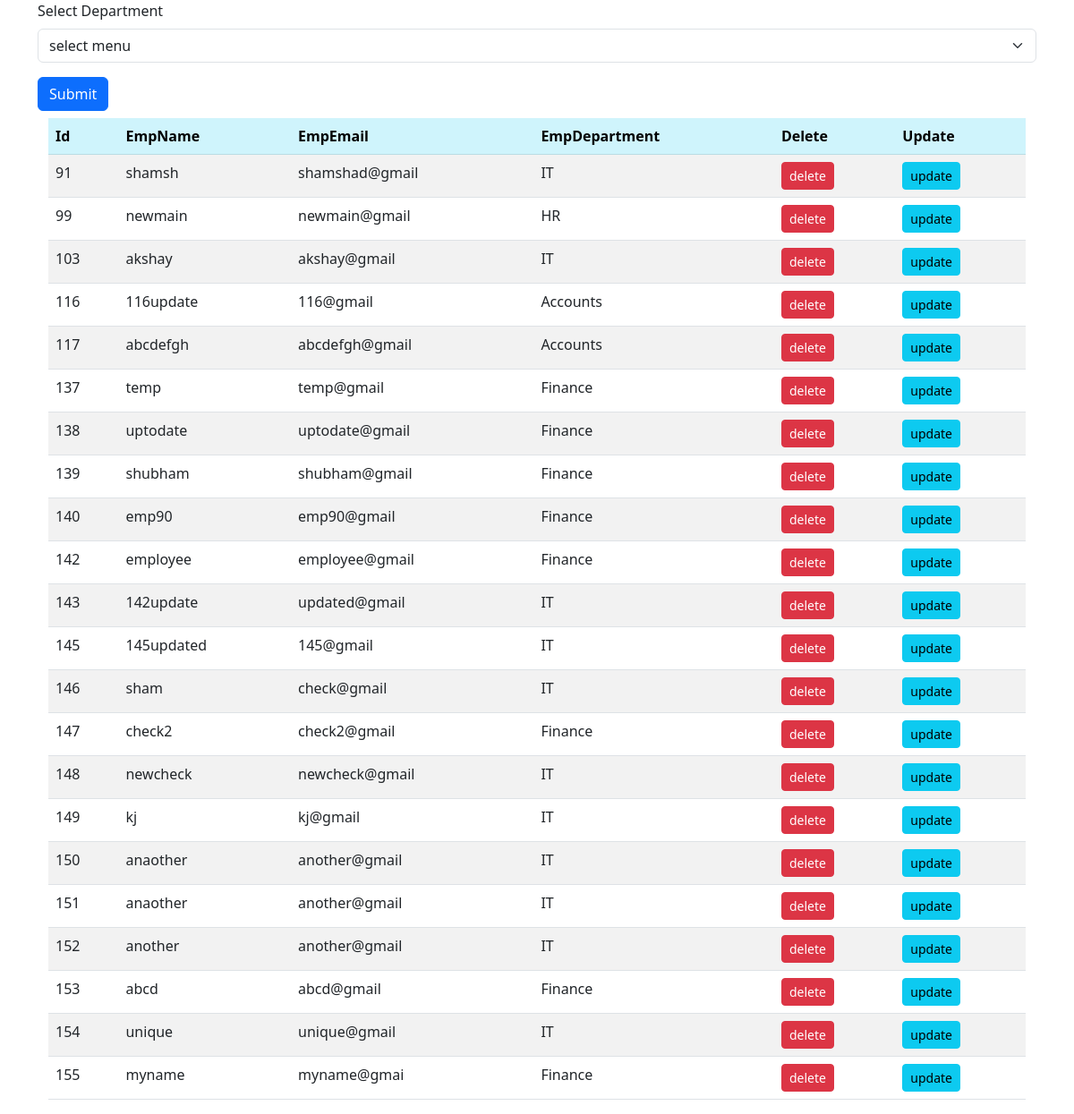
/index, run on the app's committed database.
### empIncentivedet/models.py (models this page shows, shortened)
class employee(models.Model):
    EmpName = models.CharField(max_length=200)
    EmpEmail = models.CharField(max_length=200)
    EmpPass = models.CharField(max_length=100, default="")
    EmpDepartment = models.CharField(max_length=50, choices=(
        ('IT', 'IT'), ('HR', 'HR'), ('Accounts', 'Accounts'), ('Finance', 'Fianace')))
    EmpDescription = models.TextField()
    EmpFile = models.FileField(upload_to='media')

### empIncentivedet/views.py (the view)
# urls.py: path('index', views.index, name='index'),
def index(request, id=None):
    response = employeeViewSet()
    answer = response.queryset.values()
    cur_department = ''
    if request.method == "POST":
        cur_department = request.POST['empdepartment']
    if cur_department == "all":
        answer = response.queryset.values()
    elif cur_department == 'IT':
        answer = employee.objects.filter(EmpDepartment=cur_department)
    elif cur_department == 'HR':
        answer = employee.objects.filter(EmpDepartment=cur_department)
    elif cur_department == 'Accounts':
        answer = employee.objects.filter(EmpDepartment=cur_department)
    elif cur_department == 'Finance':
        answer = employee.objects.filter(EmpDepartment=cur_department)
    context = {
        'answer': answer
    }
    return render(request, 'index.html', context)

### templates/index.html (shortened to what this page needs)
{% extends 'home.html'%}
{% load static%}
    {% block content %}
    <div class="container">
        <form action="" method='post'>
            <table class="table table-striped ">
                <thead class="table-info">
                    <tr>
                        <th scope="col">Id</th>
                        <th scope="col">EmpName</th>
                        <th scope="col">EmpEmail</th>
                        <th scope="col">EmpDepartment</th>
                        <th scope="col">Delete</th>
                        <th scope="col">Update</th>
                    </tr>
                </thead>
                <tbody>
                    {% for a in answer %}
                    <tr>
                        <td> {{a.id}}</td>
                        <td> {{a.EmpName}}</td>
                        <td> {{a.EmpEmail}}</td>
                        <td> {{a.EmpDepartment}}</td>
                        <td src="{% static 'images/delete.jpg'%}"><a href="/deleteuser/{{a.id}}"
                                class="btn btn-sm btn-danger">delete</a>
                        <td src="{% static 'images/delete.jpg'%}"><a href="/updateuser/{{a.id}}"
                                class="btn  btn-sm btn-info">update<a>
                        </td>
                    </tr>
                    {% endfor %}
                </tbody>
            </table>
        </form>
    </div>
    {% endblock %}

### templates/home.html (shortened to what this page needs)
<!DOCTYPE html>
{% load static %}
<html lang="en">
<head>
    <link href="https://cdn.jsdelivr.net/npm/bootstrap@5.3.0-alpha3/dist/css/bootstrap.min.css" rel="stylesheet"
>
</head>
<body>
    <div class="container">
        <form action="{% url 'index'%}" method="POST" class="mb-2">
            <label for="dropdown" class="mb-2">Select Department </label>
            <select class="form-select mb-3" id="dropdown" name="empdepartment" aria-label="Default select example"
                required>
                <option selected>select menu</option>
            </select>
            <button class="btn btn-primary" type="Submit">Submit</button>
        </form>
        {%block content%}
        {% endblock %}
    </div>
</body>
</html>

### data on the page
employee: id "91", EmpName "shamsh", EmpEmail "shamshad@gmail", EmpDepartment "IT"
employee: id "99", EmpName "newmain", EmpEmail "newmain@gmail", EmpDepartment "HR"
employee: id "103", EmpName "akshay", EmpEmail "akshay@gmail", EmpDepartment "IT"
employee: id "116", EmpName "116update", EmpEmail "116@gmail", EmpDepartment "Accounts"
employee: id "117", EmpName "abcdefgh", EmpEmail "abcdefgh@gmail", EmpDepartment "Accounts"
employee: id "137", EmpName "temp", EmpEmail "temp@gmail", EmpDepartment "Finance"
employee: id "138", EmpName "uptodate", EmpEmail "uptodate@gmail", EmpDepartment "Finance"
employee: id "139", EmpName "shubham", EmpEmail "shubham@gmail", EmpDepartment "Finance"
employee: id "140", EmpName "emp90", EmpEmail "emp90@gmail", EmpDepartment "Finance"
employee: id "142", EmpName "employee", EmpEmail "employee@gmail", EmpDepartment "Finance"
employee: id "143", EmpName "142update", EmpEmail "updated@gmail", EmpDepartment "IT"
employee: id "145", EmpName "145updated", EmpEmail "145@gmail", EmpDepartment "IT"
employee: id "146", EmpName "sham", EmpEmail "check@gmail", EmpDepartment "IT"
employee: id "147", EmpName "check2", EmpEmail "check2@gmail", EmpDepartment "Finance"
employee: id "148", EmpName "newcheck", EmpEmail "newcheck@gmail", EmpDepartment "IT"
employee: id "149", EmpName "kj", EmpEmail "kj@gmail", EmpDepartment "IT"
employee: id "150", EmpName "anaother", EmpEmail "another@gmail", EmpDepartment "IT"
employee: id "151", EmpName "anaother", EmpEmail "another@gmail", EmpDepartment "IT"
employee: id "152", EmpName "another", EmpEmail "another@gmail", EmpDepartment "IT"
employee: id "153", EmpName "abcd", EmpEmail "abcd@gmail", EmpDepartment "Finance"
employee: id "154", EmpName "unique", EmpEmail "unique@gmail", EmpDepartment "IT"
employee: id "155", EmpName "myname", EmpEmail "myname@gmai", EmpDepartment "Finance"
